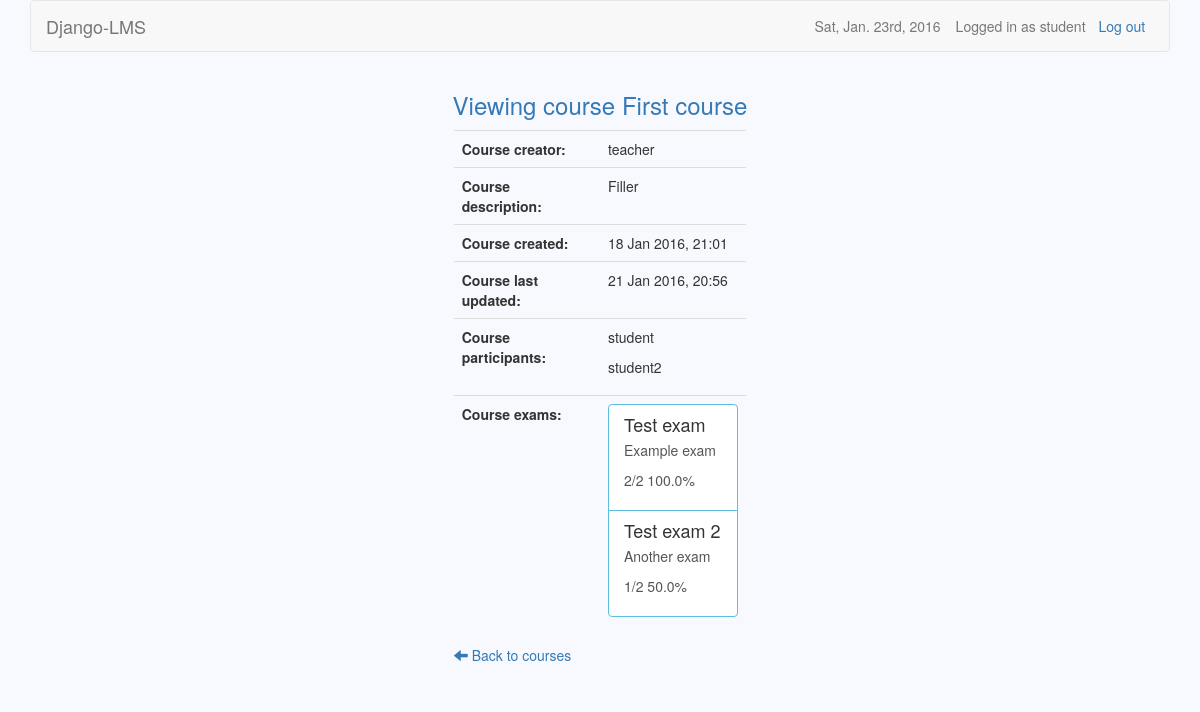
Page /courses/1/s (signed in) on the earlier database version.
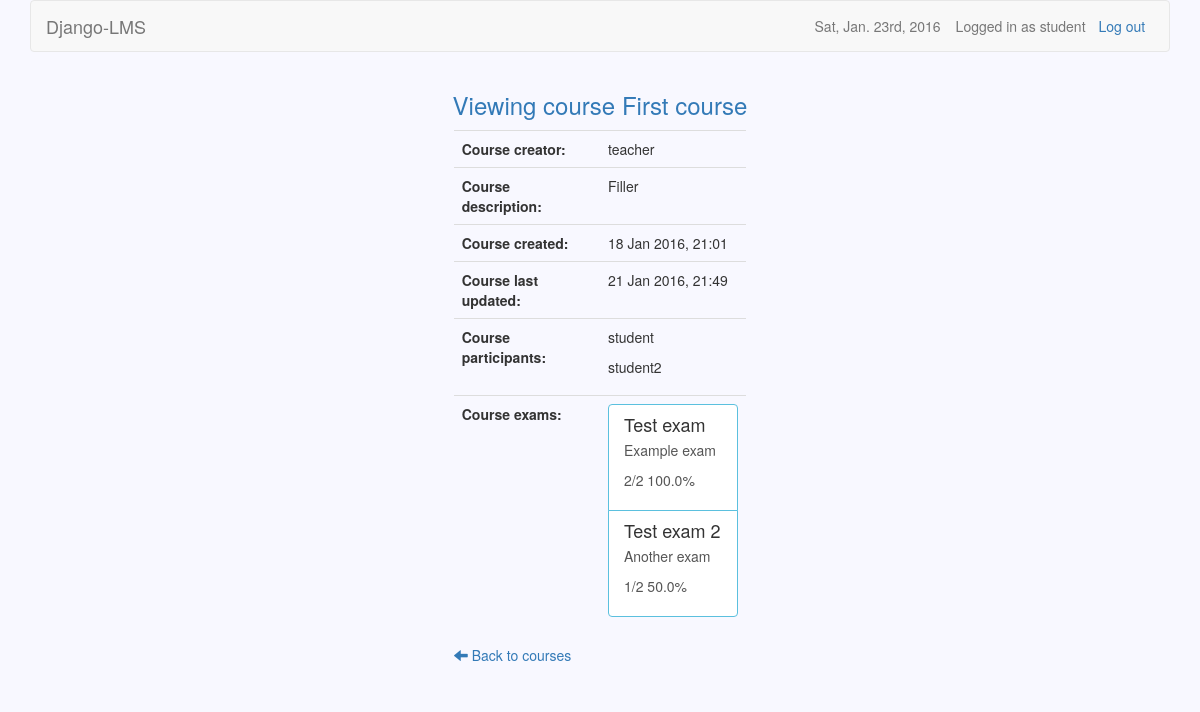
Same page on the later database version.
### courses/models.py (models this page shows, shortened)
class Course(models.Model):
    owner = models.CharField(max_length=30)
    name = models.CharField(max_length=30)
    description = models.TextField(blank=True)
    created = models.DateTimeField(auto_now_add=True)
    updated = models.DateTimeField(auto_now=True)
    participants = models.ManyToManyField(settings.AUTH_USER_MODEL, blank=True,
        through='Participation')

### courses/views.py (the view)
# urls.py: url(r'^(?P<course_id>\d+)/s$', views.view_course, name='view_course'),
@user_passes_test(student_check)
def view_course(request, course_id):
    if (Participation.objects.filter(user=request.user, course=course_id)
        .exists()):
        course = Course.objects.get(id=course_id)
        scores = {}
        exams = Exam.objects.filter(course=course_id).order_by('active_to')
        participants = Participation.objects.filter(course=course_id)
        for exam in exams:
                try:
                    count = ExamQuestion.objects.filter(exam=exam).count()
                    score = Score.objects.get(student=request.user,
                        exam=exam).score
                    scores[exam] = format_score(score, count)
                except ObjectDoesNotExist:
                    scores[exam] = "Not taken"
        return render(request, 'view_course.html', {'course': course,
            'participants': participants, 'exams': exams, 'scores': scores})
    else:
        return redirect('/courses/s')

### courses/templatetags/get_item.py (called while the page is built)
@register.filter
def get_item(dictionary, key):
    return dictionary.get(key)

### courses/views.py (called while the page is built)
def student_check(user):
    return not user.is_teacher

def format_score(score, count):
    percentage = str(float(score) / float(count) * 100) + '%'
    return str(score) + '/' + str(count) + ' ' + percentage

### courses/templates/view_course.html
{% extends 'base.html' %}
{% load get_item %}
{% block header %}Viewing course {{ course.name }}{% endblock %}
{% block dashboard %}
	<table class="table table-hover">
		<tr>
			<th>Course creator:</th>
			<td>{{ course.owner }}</td>
		</tr>
		<tr>
			<th>Course description:</th>
			<td>{{ course.description }}</td>
		</tr>
		<tr>
			<th>Course created:</th>
			<td>{{ course.created|date }}</td>
		</tr>
		<tr>
			<th>Course last updated:</th>
			<td>{{ course.updated|date }}</td>
		</tr>
		<tr>
			<th>Course participants:</th>
			<td>
				{% for participant in participants %}
					<p>{{ participant.user }}</p>
				{% endfor %}
			</td>
		</tr>
		<tr>
			<th>Course exams:</th>
			<td>
				{% for exam in exams %}
					<a class="list-group-item" href="{% url 'view_exam' course.id exam.id %}">
						<h4 class="list-group-item-heading">{{ exam.name }}</h4>
						<p class="list-group-item-description">{{ exam.description }}</p>
						<p class="list-group-item-description"> {{ scores|get_item:exam }}</p>
					</a>
				{% endfor %}
			</td>
		</tr>
	</table>
	<a href="{% url 'student_page' %}">
		<span class="glyphicon glyphicon-arrow-left"></span>
		Back to courses
	</a>
{% endblock %}

Differences in the rows shown:
changed Course "First course": updated "21 Jan 2016, 20:56" → "21 Jan 2016, 21:49"
